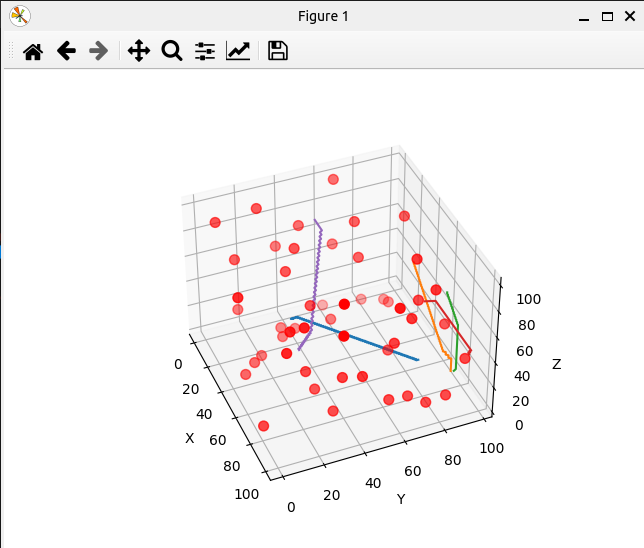

Reproduce this figure in Python.
import numpy as np
import heapq
import matplotlib.pyplot as plt
# from mpl_toolkits.mplot3d import Axes3D
import random

# Define the 3D grid size
GRID_SIZE = 101  # Smaller grid for simplicity

# Initialize the grid with zeros (0 = free space, 1 = obstacle)
grid = np.zeros((GRID_SIZE, GRID_SIZE, GRID_SIZE))

# Function to assign obstacles
def assign_obstacles(grid, num_obstacles=50):
    # Randomly assign obstacles (value 1)
    obstacle_indices = np.random.randint(0, GRID_SIZE, (num_obstacles, 3))
    for idx in obstacle_indices:
        grid[tuple(idx)] = 1  # Mark obstacle cells as 1

# Assign obstacles to the grid
assign_obstacles(grid)

# A* algorithm with grid and obstacle consideration
def astar(start, end, grid):
    def heuristic(a, b):
        # Using Euclidean distance as heuristic
        return np.linalg.norm(np.array(a) - np.array(b))

    def valid_move(x, y, z):
        # Check if the move is within bounds and not an obstacle or occupied cell
        return 0 <= x < GRID_SIZE and 0 <= y < GRID_SIZE and 0 <= z < GRID_SIZE and grid[x, y, z] == 0

    def get_neighbors(x, y, z):
        neighbors = []
        for dx, dy, dz in [(-1, 0, 0), (1, 0, 0), (0, -1, 0), (0, 1, 0), (0, 0, -1), (0, 0, 1),
                             (-1, -1, 0), (1, 1, 0), (-1, 0, -1), (1, 0, 1), (0, -1, -1), (0, 1, 1),
                             (-1, -1, -1), (1, 1, 1)]:  # Diagonal and straight neighbors
            nx, ny, nz = x + dx, y + dy, z + dz
            if valid_move(nx, ny, nz):
                neighbors.append((nx, ny, nz))
        return neighbors

    open_list = []
    heapq.heappush(open_list, (0 + heuristic(start, end), 0, start))
    g_costs = {start: 0}
    came_from = {}

    while open_list:
        _, g, current = heapq.heappop(open_list)

        if current == end:
            path = []
            while current in came_from:
                path.append(current)
                current = came_from[current]
            path.append(start)
            return path[::-1]  # Return path from start to end

        for neighbor in get_neighbors(*current):
            tentative_g = g + 1  # Fixed cost of 1 to move in all directions
            if neighbor not in g_costs or tentative_g < g_costs[neighbor]:
                g_costs[neighbor] = tentative_g
                f = tentative_g + heuristic(neighbor, end)
                heapq.heappush(open_list, (f, tentative_g, neighbor))
                came_from[neighbor] = current

    return None  # No path found

# Function to mark the path in the grid
def mark_path_in_grid(path, grid):
    for cell in path:
        grid[cell] = np.random.randint(2, 10)  # Mark path cells with a value > 1 (indicating occupied)

# Function to plot the paths
def plot_paths(paths):
    fig = plt.figure()
    ax = fig.add_subplot(111, projection='3d')

    # Plot the obstacles
    obstacle_indices = np.argwhere(grid == 1)
    xs, ys, zs = zip(*obstacle_indices)
    ax.scatter(xs, ys, zs, c='r', marker='o', label="Obstacle", s=50)

    for path in paths:
        if path:
            xs, ys, zs = zip(*path)
            ax.plot(xs, ys, zs)

    ax.set_xlabel('X')
    ax.set_ylabel('Y')
    ax.set_zlabel('Z')
    plt.show()

# Function to handle multiple sets of start and end points
def find_and_plot_paths(start_end_sets):
    paths = []
    for start, end in start_end_sets:
        path = astar(start, end, grid)
        if path:
            paths.append(path)
            mark_path_in_grid(path, grid)  # Mark the path as occupied in the grid

    plot_paths(paths)


# Function to generate random start and end points
def generate_random_points(grid_size, num_points):
    start_end_sets = []
    for _ in range(num_points):
        # Random start point
        start = (random.randint(0, grid_size-1), random.randint(0, grid_size-1), random.randint(0, grid_size-1))
        
        # Random end point (make sure it's not the same as start)
        end = start
        while end == start:
            end = (random.randint(0, grid_size-1), random.randint(0, grid_size-1), random.randint(0, grid_size-1))
        
        start_end_sets.append((start, end))
    return start_end_sets

# Example: Generate 5 random start-end pairs within a grid of size 10x10x10
random_start_end_sets = generate_random_points(GRID_SIZE, 5)

# Now you can pass these start_end_sets to the find_and_plot_paths function
find_and_plot_paths(random_start_end_sets)
